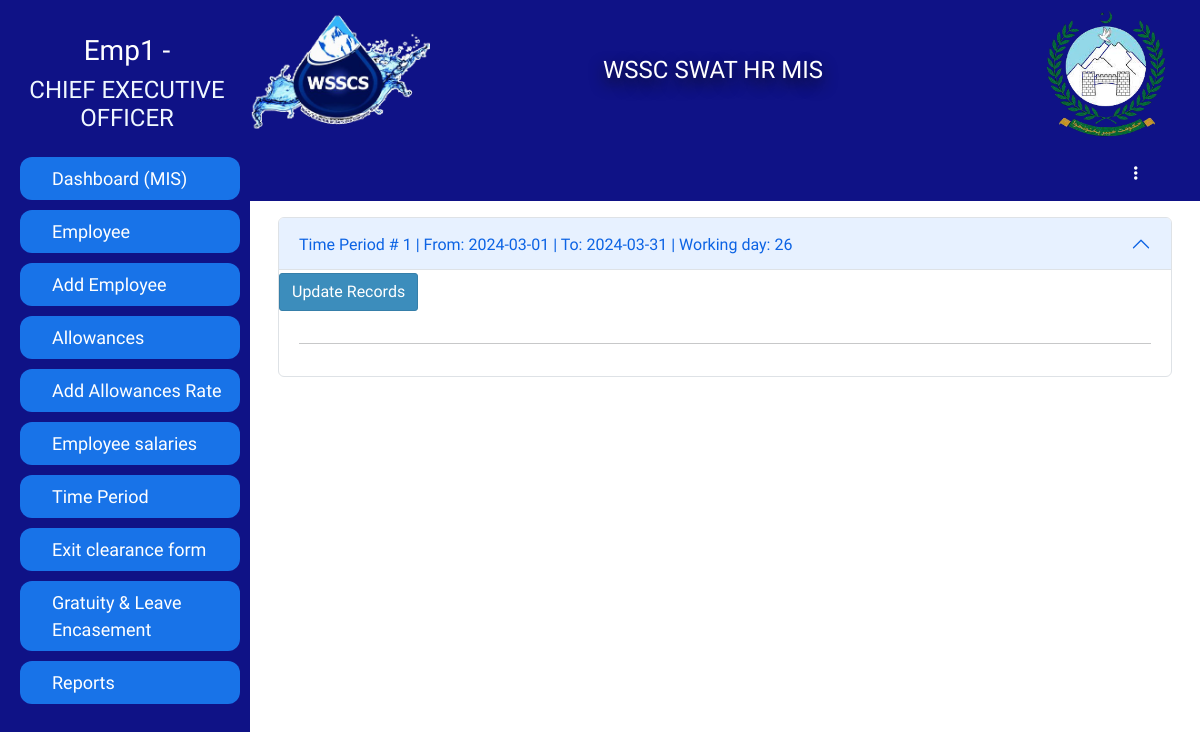
The page /hradmin/employeeCountotal.php (signed in) on the database its author committed.
### tables this page shows
CREATE TABLE `employeedata` (
  `Id` int(11) NOT NULL,
  `image` varchar(255) DEFAULT NULL,
  `fName` varchar(255) DEFAULT NULL,
  `mName` varchar(255) DEFAULT NULL,
  `lName` varchar(255) DEFAULT NULL,
  `father_Name` varchar(255) DEFAULT NULL,
  `CNIC` varchar(15) DEFAULT NULL,
  `email` varchar(255) DEFAULT NULL,
  `pAddress` varchar(255) DEFAULT NULL,
  `cAddress` varchar(255) DEFAULT NULL,
  `city` varchar(255) DEFAULT NULL,
  `postAddress` varchar(255) DEFAULT NULL,
  `mNumber` varchar(15) DEFAULT NULL,
  `ofphNumber` varchar(15) DEFAULT NULL,
  `Alternate_Number` varchar(15) DEFAULT NULL,
  `DofB` varchar(20) DEFAULT NULL,
  `religion` varchar(255) DEFAULT NULL,
  `gender` varchar(10) DEFAULT NULL,
  `BlGroup` varchar(5) DEFAULT NULL,
  `Domicile` varchar(255) DEFAULT NULL,
  `MaritalStatus` varchar(255) DEFAULT NULL,
  `NextofKin` varchar(255) DEFAULT NULL,
  `NextofKinCellNumber` varchar(15) DEFAULT NULL,
  `ContactPerson` varchar(255) DEFAULT NULL,
  `CPCN` varchar(15) DEFAULT NULL,
  `Employement_Group` varchar(255) DEFAULT NULL,
  `Employee_Class` varchar(255) DEFAULT NULL,
  `Employee_Group` varchar(255) DEFAULT NULL,
  `Employee_Sub_Group` varchar(255) DEFAULT NULL,
  `Employee_Quota` varchar(255) DEFAULT NULL,
  `Salary_Bank` varchar(255) DEFAULT NULL,
  `Salary_Branch` varchar(255) DEFAULT NULL,
  `Account_No` varchar(255) DEFAULT NULL,
  `Pay_Type` varchar(255) DEFAULT NULL,
  `EOBI_No` varchar(255) DEFAULT NULL,
  `Bill_Walved_Off` varchar(255) DEFAULT NULL,
  `Weekly_Working_Days` int(11) DEFAULT NULL,
  `Bill_Waived_Off` varchar(255) DEFAULT NULL,
  `Employee_Pay_Classification` varchar(255) DEFAULT NULL,
  `Grade` varchar(255) DEFAULT NULL,
  `Department` varchar(255) DEFAULT NULL,
  `Job_Tiltle` varchar(255) DEFAULT NULL,
  `Salary_Mode` varchar(255) DEFAULT NULL,
  `Status` varchar(255) DEFAULT 'NEW',
  `EmployeeNo` int(11) DEFAULT NULL,
  `Employee_Manager` int(11) DEFAULT NULL,
  `Joining_Date` varchar(20) DEFAULT NULL,
  `Contract_Expiry_Date` varchar(20) DEFAULT NULL,
  `Last_Working_Date` varchar(20) DEFAULT NULL,
  `Attendance_Supervisor` int(11) DEFAULT NULL,
  `Duty_Location` varchar(255) DEFAULT NULL,
  `Duty_Point` varchar(255) DEFAULT NULL,
  `TypeEmp` varchar(255) DEFAULT NULL,
  `type` varchar(255) DEFAULT NULL,
  `DY_Supervisor` varchar(255) DEFAULT NULL,
  `leaveAlreadyAvailed` int(255) NOT NULL DEFAULT 34
);

CREATE TABLE `timeperiod` (
  `ID` int(11) NOT NULL,
  `DateOfSub` date DEFAULT NULL,
  `FromDate` date DEFAULT NULL,
  `ToDate` date DEFAULT NULL,
  `WrokingDays` int(11) DEFAULT NULL,
  `HRStatus` varchar(255) DEFAULT 'PENDING',
  `DateOfHRStatus` date DEFAULT NULL
);

### hradmin/employeeCountotal.php (the view, shortened to what this page needs)
<?php
if (!isset($_SESSION['loginid']) || !isset($_SESSION['EmployeeNumber']) || $_SESSION['Designation'] != 'HR manager') {
  error_log("Unauthorized access attempt. User: {$_SESSION['loginid']}");
  header("Location: ../logout.php");
  exit;
} else{
?>
<!DOCTYPE html>
<html lang="en">
<head>
</head>
<body>
    <div class="container-fluid m-auto p-0">
    <?php include('link/desigene/sidebar.php') ?>
    <div id="main">
        <?php include('link/desigene/navbar.php') ?>
            <div class="row m-3">
                <div class="col-12">
                    <div class="accordion" id="accordionExample">
                        <?php
                        $select = mysqli_query($conn, 'SELECT * FROM `timeperiod` ORDER BY `timeperiod`.`ID` DESC ');
                        $a = 1;
                        while ($rowofTP = mysqli_fetch_array($select)) {
                                        ?>
                            <form action="" method="post">
                                <div class="accordion-item">
                                    <h2 class="accordion-header" id="heading<?php echo $a ?>">
                                        <button class="accordion-button" type="button" data-bs-toggle="collapse" data-bs-target="#collapse<?php echo $a ?>" aria-expanded="true" aria-controls="collapse<?php echo $a ?>">
                                            Time Period # <?php echo $rowofTP['ID'] ?> | From: <?php echo $rowofTP['FromDate'] ?> | To: <?php echo $rowofTP['ToDate'] ?> | Working day: <?php echo $rowofTP['WrokingDays'] ?>
                                            <button type="submit" name="submit<?php echo $a ?>" class="btn btn-primary">Update Records</button>
                                        </button>
                                    </h2>
                                    <div id="collapse<?php echo $a ?>" class="accordion-collapse collapse show" aria-labelledby="heading<?php echo $a ?>" data-bs-parent="#accordionExample">
                                        <div class="accordion-body">
                                            <div class="accordion table-responsive" id="employeeAccordion<?php echo $a ?>">
                                                    <?php
                                                echo"<hr>";
                                                ?>
                                            </div>
                                        </div>
                                    </div>
                                </div>
                            </form>
                        <?php
                            $a++;
                        }
                        ?>
                    </div>
                </div>
            </div>
        </div>
    </div>
</body>
</html>
<?php } ?>

### hradmin/link/desigene/sidebar.php (shortened to what this page needs)
<div id="mySidenav" class="sidenav">
  <div class="row w-100">
  <div class="profile col-12">
  <?php
      $emil= $_SESSION['EmployeeNumber'];
      include('../link/desigene/db.php');
      $selectsession=mysqli_query($conn,"SELECT * FROM `employeedata` WHERE `EmployeeNo`='$emil'");
      while($row=mysqli_fetch_array($selectsession)){
      ?>
      <h3> <?php echo $row['fName']?> <?php echo $row['lName']?></h3>
      <h4> <?php echo $row['Job_Tiltle']?></h4>
      <?php }?>
  </div>
  </div>
              <a href="index.php" class="nav-link mt-3">Dashboard (MIS)</a>
              <a href="EmployementData.php" class="nav-link">
                  Employee
                </a>
              <a class="dropbtn nav-link" href="employeePersonalInfo.php">
                  Add Employee
                </a>
                <a href="allowances_details.php" class="nav-link">
                  Allowances
                </a>
                <a href="allowancepay.php" class="nav-link">
                 Add Allowances Rate
                </a>
                <a href="employeeCountotal.php" class="nav-link">
                 Employee salaries
                </a>
                <a href="timepriod.php" class="nav-link">
                 Time Period
                </a>
                <a href="EXITCLEARANCEFORM.php" class="nav-link">
                  Exit clearance form
                </a>
                <a href="Gratuity.php">
                Gratuity & Leave Encasement
                </a>
                <a href="Leaves.php" class="nav-link">
                  Reports
                </a>
              </div>

### hradmin/css/style.css (style rules this page uses)
.sidenav { height: 100%; width: 250px; position: fixed; z-index: 1; top: 0; left: 0; background-color: #0f1286; overflow-x: hidden; transition: 0.5s; padding-top: 10px; }
.sidenav a { padding: 8px 8px 8px 32px; text-decoration: none; font-size: 10px !important; color: #fff; display: block; transition: 0.3s; background-color: #1873e8; margin-left: 20px; margin-right: 10px; margin-top: 10px; border-radius: 12px; }
#main { transition: margin-left .5s; margin-left: 250px; }
.profile { padding-left: 40px; }
.profile h3 { color: #fff; }
.profile h4 { color: aliceblue; }
.sidenav a { padding: 8px 8px 8px 32px; text-decoration: none; font-size: 18px !important; color: #fff; display: block; transition: 0.3s; background-color: #1873e8; margin-left: 20px; margin-right: 10px; margin-top: 10px; border-radius: 12px; }

### hradmin/employeeCountotal.php (style rules this page uses)
h4, h3 { text-align: center; }

### rows shown on the page
employeedata: fName "Emp1", lName "-", Job_Tiltle "CHIEF EXECUTIVE OFFICER"
timeperiod: ID "1", FromDate "2024-03-01", ToDate "2024-03-31", WrokingDays "26"
